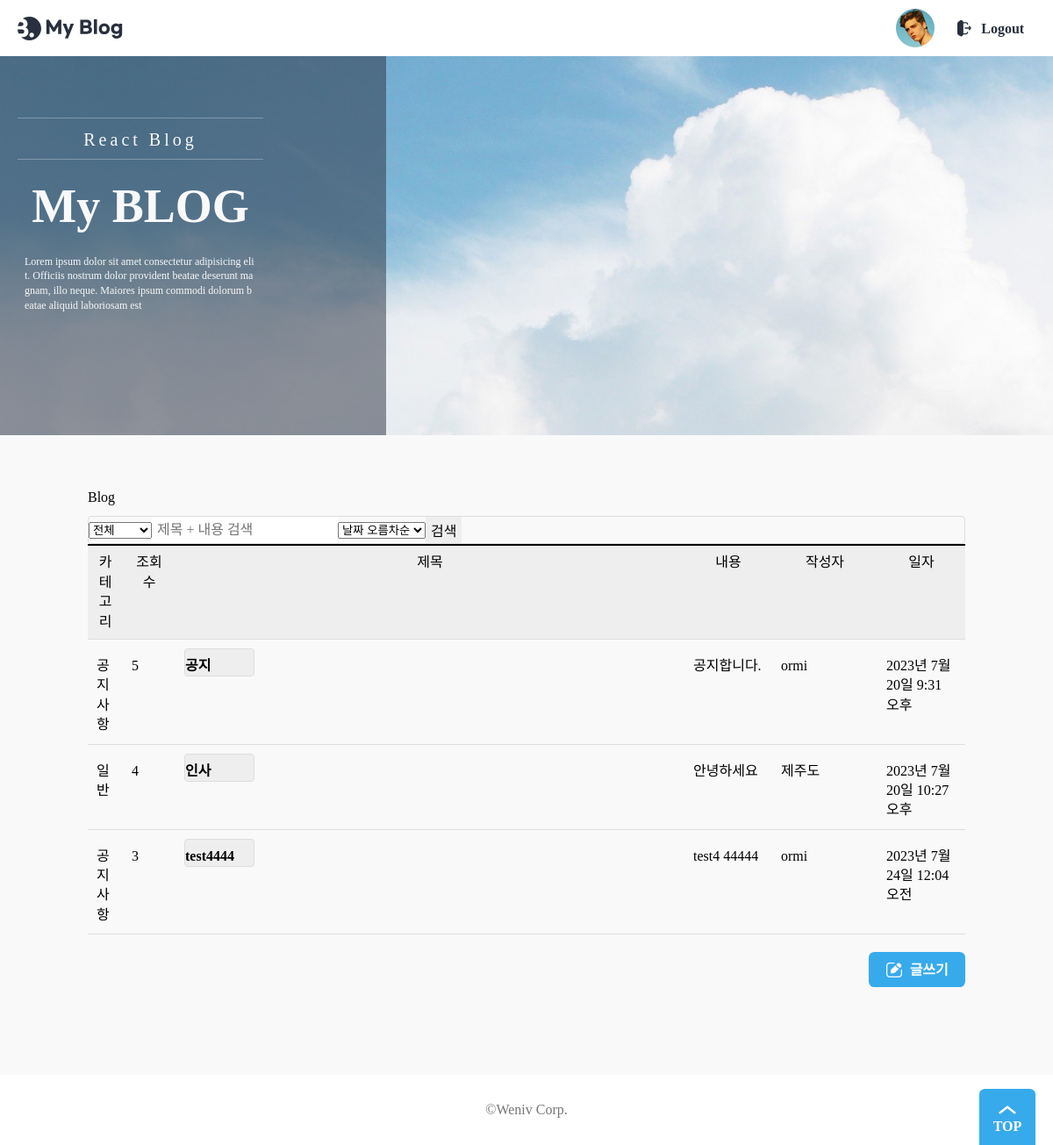
/blog/ (signed in), run on the app's committed database.
### posts/models.py (models this page shows, shortened)
class Post(models.Model):
    title = models.CharField(max_length=20)
    content = models.TextField()
    writer = models.ForeignKey(User, on_delete=models.CASCADE)  # user foreignkey
    category_choices = (('일반', '일반'), ('공지사항', '공지사항'))
    category = models.CharField(max_length=20, choices=category_choices)
    created_at = models.DateTimeField(auto_now_add=True)
    updated_at = models.DateTimeField(auto_now=True)
    hit = models.PositiveIntegerField(default=0)
    img = models.ImageField(upload_to="", blank=True, null=True)

### accounts/models.py (models this page shows)
class User(AbstractUser):
    username = models.CharField(unique=True, max_length=20)
    email = models.CharField(max_length=255, null=True, blank=True)
    nickname = models.CharField(max_length=100, null=True, blank=True)
    created_at = models.TimeField(auto_now_add=True)
    updated_at = models.TimeField(auto_now=True)

### posts/views.py (the view)
# urls.py: path('', PostView.as_view(), name='list'),
class PostView(ListView):
    model = Post
    template_name = 'posts/list.html'
    context_object_name = 'posts'
    def get_context_data(self, **kwargs):
        context = super().get_context_data(**kwargs)
        context['title'] = 'Blog'
        context['search'] = ''
        return context

### posts/templates/posts/list.html (shortened to what this page needs)
{% extends 'base.html' %}
{% load static %}
{% block content %}
<head>
    <link rel="stylesheet" type="text/css" href="{% static 'css/common.css' %}">
    <link rel="stylesheet" type="text/css" href="{% static 'css/table.css' %}">
    <link rel="stylesheet" type="text/css" href="{% static 'css/list.css' %}">
    <link rel="stylesheet" type="text/css" href="{% static 'css/list.view' %}">
</head>
<div class="main">
    <h2 class="main-title">
        {{ title }}
    </h2>
    <div>
        <form class="search-form" method="get" action="{% url 'blog:search' %}">
            <select id="category" name="category">
                <option value="">전체</option>
            </select>
            <input id="tag" type="search" name="tag" placeholder="제목 + 내용 검색">
            <select id="sort" name="sort">
                <option value="oldest">날짜 오름차순</option>
            </select>
            <button type="submit">검색</button>
        </form>
    </div>
    <table class="table table-bordered">
        <colgroup>
            <col style="width: 40px">
            <col style="width: 60px">
            <col>
            <col style="width: 100px">
            <col style="width: 120px">
            <col style="width: 100px">
        </colgroup>
        <thead class="table-light">
            <tr>
                <th>카테고리</th>
                <th>조회수</th>
                <th>제목</th>
                <th>내용</th>
                <th>작성자</th>
                <th>일자</th>
            </tr>
        </thead>
        <tbody>
        {% if posts %}
        {% for post in posts %}
            <tr>
                <td>{{ post.category }}</td>
                <td>{{ post.hit }}</td>
                <td><a href="{% url 'blog:detail' post_id=post.pk %}" class="btn">{{ post.title }}</a></td>
                <td>{{ post.content }}</td>
                <td>
                    {% if post.writer.nickname %}
                        {{ post.writer.nickname }}
                    {% else %}
                        {{ post.writer }}
                    {% endif %}
                </td>
                <td>{{ post.created_at }}</td>
            </tr>
        {% endfor %}
        </tbody>
        {% else %}
            <p>작성된 게시물이 없습니다.</p>
        {% endif %}
    </table>
    <div class="btn-group">
        {% if user.is_active %}
        <a href="{% url 'blog:write' %}" class="button">
            <img src="{% static './assets/icon-modify-white.svg' %}" alt="" />
            <span>글쓰기</span>
        </a>
        {% endif %}
    </div>
</div>
{% endblock %}

### static/css/global.css (style rules this page uses)
:root { --main-color: rgb(55, 170, 236); --main-rgb: 55, 171, 236; --outline-border: rgb(55, 160, 236); --red-color: rgb(243, 124, 75); --red-rgb: 243, 124, 75; --black-color: #28303f; --white-color: #fff; --gray-color: #767676; --border-color: #ddd; --gray-background-light: #f9f9f9; --gray-background: #f5f5f5; --gray-text: #6f6f6f; --border-radius: 0.4em; }
h1, a, div, p, section, article, input, textarea { box-sizing: border-box; }
a { text-decoration: none; color: inherit; }
html { font-size: 10px; }
body { font-size: 1.6rem; line-height: 1.4; }
input, button { font-size: inherit; font-family: inherit; }
button { cursor: pointer; }
a { border-radius: 0.8rem; overflow: hidden; }
img { vertical-align: bottom; }
body { background: var(--gray-background-light); }

### static/css/button.css (style rules this page uses)
.button { display: inline-flex; align-items: center; justify-content: center; gap: 0.8rem; height: 4rem; padding: 0.2rem 1.2em 0; border: 0; border-radius: var(--border-radius); background: var(--main-color); color: var(--white-color); text-transform: uppercase; font-weight: bold; line-height: 1; }
.button img { height: 1.2em; margin-top: -0.2rem; vertical-align: middle; }

### static/css/common.css (style rules this page uses)
body, h1, h2, p, fieldset, ul { padding: 0; margin: 0; }
a { text-decoration: none; color: inherit; }
input, textarea, select { box-sizing: border-box; }
select:enabled, button:enabled { cursor: pointer; }
body { min-width: 1000px; display: flex; flex-direction: column; min-height: 100vh; }
.main { flex-grow: 1; width: 1000px; margin: auto; }
.main-title { margin: 60px 0 10px 0; }
.btn-group { margin-top: 20px; text-align: right; }
.btn { background-color: #eee; width: 80px; height: 32px; border: 1px solid #ddd; border-radius: 4px; display: inline-flex; align-items: center; justify-content: center; box-sizing: border-box; font: inherit; }

### static/css/table.css (style rules this page uses)
.table { border-spacing: 0; border-collapse: collapse; table-layout: fixed; border-top: 2px solid black; border-bottom: 1px solid #ddd; width: 1000px; margin: auto; }
.table th { background-color: #eee; padding: 8px; border-bottom: 1px solid #ddd; }
.table td { padding: 10px; border-top: 1px solid #ddd; }
.table a { display: block; text-align: left; padding: 8px 0; font-weight: bold; overflow: hidden; white-space: nowrap; text-overflow: ellipsis; }

### static/css/list.css (style rules this page uses)
.search-form { height: 32px; border: 1px solid #ddd; border-radius: 4px; overflow: hidden; display: flex; align-items: center; box-sizing: border-box; }
.search-form input[type="search"], .search-form button { border: 0; height: 100%; }
.search-form input[type="search"] { padding: 0 6px; }
.search-form button { background: #eee; }

### data on the page
Post: category "공지사항", hit "5", title "공지", content "공지합니다.", writer.nickname "ormi", created_at "2023년 7월 20일 9:31 오후"
Post: category "일반", hit "4", title "인사", content "안녕하세요", writer.nickname "제주도", created_at "2023년 7월 20일 10:27 오후"
Post: category "공지사항", hit "3", title "test4444", content "test4 44444", writer.nickname "ormi", created_at "2023년 7월 24일 12:04 오전"

### other printed values
{{ title }} "Blog"
